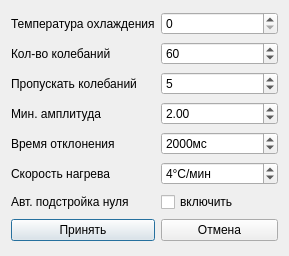
<ui version="4.0" >
 <class>ExpSettingsDialog</class>
 <widget class="QDialog" name="ExpSettingsDialog" >
  <property name="windowModality" >
   <enum>Qt::ApplicationModal</enum>
  </property>
  <property name="geometry" >
   <rect>
    <x>0</x>
    <y>0</y>
    <width>289</width>
    <height>256</height>
   </rect>
  </property>
  <property name="windowTitle" >
   <string>Настройки</string>
  </property>
  <layout class="QGridLayout" >
   <item row="1" column="0" >
    <widget class="QLabel" name="label" >
     <property name="text" >
      <string>Кол-во колебаний</string>
     </property>
    </widget>
   </item>
   <item row="1" column="1" >
    <widget class="QSpinBox" name="sbFluctCount" >
     <property name="minimum" >
      <number>1</number>
     </property>
     <property name="maximum" >
      <number>6000</number>
     </property>
     <property name="singleStep" >
      <number>5</number>
     </property>
     <property name="value" >
      <number>60</number>
     </property>
    </widget>
   </item>
   <item row="2" column="0" >
    <widget class="QLabel" name="label_6" >
     <property name="text" >
      <string>Пропускать колебаний</string>
     </property>
    </widget>
   </item>
   <item row="2" column="1" >
    <widget class="QSpinBox" name="sbSkipFluctCount" >
     <property name="minimum" >
      <number>1</number>
     </property>
     <property name="maximum" >
      <number>6000</number>
     </property>
     <property name="singleStep" >
      <number>5</number>
     </property>
     <property name="value" >
      <number>5</number>
     </property>
    </widget>
   </item>
   <item row="3" column="0" >
    <widget class="QLabel" name="label_2" >
     <property name="text" >
      <string>Мин. амплитуда</string>
     </property>
    </widget>
   </item>
   <item row="3" column="1" >
    <widget class="QDoubleSpinBox" name="dsbFluctMinAmpl" >
     <property name="maximum" >
      <double>10.000000000000000</double>
     </property>
     <property name="value" >
      <double>2.000000000000000</double>
     </property>
    </widget>
   </item>
   <item row="4" column="0" >
    <widget class="QLabel" name="label_3" >
     <property name="text" >
      <string>Время отклонения</string>
     </property>
    </widget>
   </item>
   <item row="4" column="1" >
    <widget class="QSpinBox" name="sbDeviationTime" >
     <property name="suffix" >
      <string>мс</string>
     </property>
     <property name="minimum" >
      <number>500</number>
     </property>
     <property name="maximum" >
      <number>60000</number>
     </property>
     <property name="singleStep" >
      <number>500</number>
     </property>
     <property name="value" >
      <number>2000</number>
     </property>
    </widget>
   </item>
   <item row="5" column="0" >
    <widget class="QLabel" name="label_4" >
     <property name="text" >
      <string>Скорость нагрева</string>
     </property>
    </widget>
   </item>
   <item row="5" column="1" >
    <widget class="QSpinBox" name="sbHeatingSpeed" >
     <property name="suffix" >
      <string>°C/мин</string>
     </property>
     <property name="minimum" >
      <number>-10</number>
     </property>
     <property name="maximum" >
      <number>10</number>
     </property>
     <property name="value" >
      <number>4</number>
     </property>
    </widget>
   </item>
   <item row="6" column="0" >
    <widget class="QLabel" name="label_5" >
     <property name="text" >
      <string>Авт. подстройка нуля</string>
     </property>
    </widget>
   </item>
   <item row="6" column="1" >
    <widget class="QCheckBox" name="cbZeroControl" >
     <property name="text" >
      <string>включить</string>
     </property>
    </widget>
   </item>
   <item row="7" column="0" >
    <widget class="QPushButton" name="pbOk" >
     <property name="text" >
      <string>Принять</string>
     </property>
    </widget>
   </item>
   <item row="7" column="1" >
    <widget class="QPushButton" name="pbCancel" >
     <property name="text" >
      <string>Отмена</string>
     </property>
    </widget>
   </item>
   <item row="0" column="0" >
    <widget class="QLabel" name="label_7" >
     <property name="text" >
      <string>Температура охлаждения</string>
     </property>
    </widget>
   </item>
   <item row="0" column="1" >
    <widget class="QSpinBox" name="sbMaxTemperature" >
     <property name="maximum" >
      <number>1000</number>
     </property>
    </widget>
   </item>
  </layout>
 </widget>
 <resources/>
 <connections>
  <connection>
   <sender>pbCancel</sender>
   <signal>clicked()</signal>
   <receiver>ExpSettingsDialog</receiver>
   <slot>close()</slot>
   <hints>
    <hint type="sourcelabel" >
     <x>224</x>
     <y>203</y>
    </hint>
    <hint type="destinationlabel" >
     <x>144</x>
     <y>112</y>
    </hint>
   </hints>
  </connection>
 </connections>
</ui>
